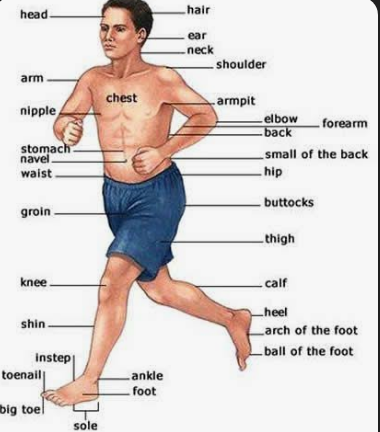
#> input picture GraphicsLab/OpenCV/test_image.png, 380 x 432 px
$ python basics.py
#> lines starting #> are read from the running program, lines starting #| are printed output that depends on the picture; after the words box and inside, x2 and y2 are one past the last pixel; in counts of white or black regions, pixels touching at a corner belong together

import cv2
import numpy as np  # For numerical operations
# Load the image (PDF page 6: Images are made of pixels in RGB, each channel 0-255)
image_path = 'test_image.png'  # Replace with your test image name if different
img = cv2.imread(image_path)  # Read the image in BGR format (OpenCV default; PDF mentions RGB, but OpenCV uses BGR internally)
#> img is the input picture: shape (432, 380, 3); mean B, G, R 212.5, 214.6, 221.4

if img is None:
    print("Error: Could not load image. Check the file path.")
    exit()

# Display original image (RGB-like structure)
cv2.imshow('Original Image (BGR)', img)
print("Original image shape:", img.shape)  # Shows height, width, channels (e.g., for RGB: 3 channels)
#| Original image shape: (432, 380, 3)

# Step 2: Convert to Grayscale (PDF page 8: Grayscale images for faster processing)
gray = cv2.cvtColor(img, cv2.COLOR_BGR2GRAY)  # Convert BGR to grayscale (single channel, 0-255)
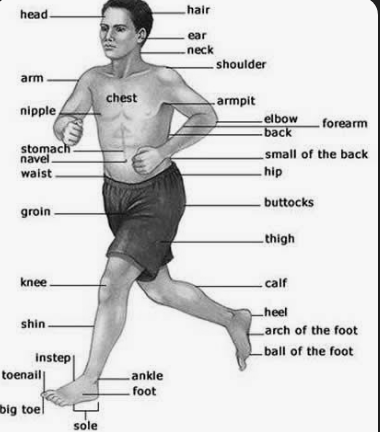
#> gray: shape (432, 380); min 0, max 247, mean 216.4
cv2.imshow('Grayscale Image', gray)
print("Grayscale image shape:", gray.shape)  # Single channel
#| Grayscale image shape: (432, 380)

# Improve brightness/contrast in grayscale (PDF page 3: Improving brightness and contrast)
# Simple brightness increase by adding a value to each pixel
brightness_factor = 50  # Adjust as needed (positive for brighter, negative for darker)
bright_gray = cv2.add(gray, brightness_factor)  # Increase brightness
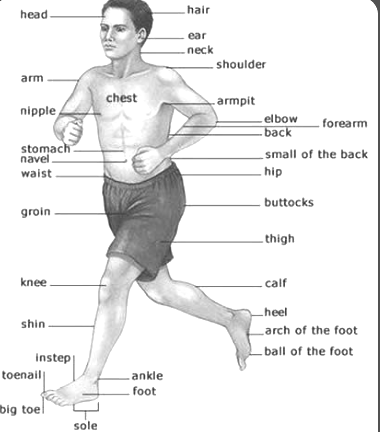
#> bright_gray: shape (432, 380); min 50, max 255, mean 236.8
cv2.imshow('Brightened Grayscale', bright_gray)

# Step 3: Convert to Binary (PDF page 9: Binary images using 0 and 1/255, often via thresholding)
# Apply threshold to create binary image (e.g., pixels > 127 become 255, others 0)
_, binary = cv2.threshold(gray, 127, 255, cv2.THRESH_BINARY)  # Thresholding for binary
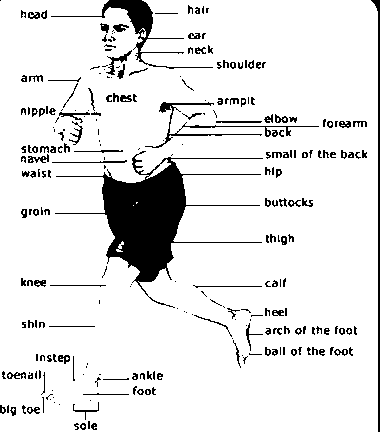
#> binary: shape (432, 380); 90% white; 267 black regions (125 under 20 px), largest, box (x1, y1, x2, y2) and area: (55, 151, 263, 308) 7356, (51, 0, 213, 69) 1245, (371, 0, 380, 432) 899
cv2.imshow('Binary Image', binary)

# Step 4: Filtering (PDF page 3: Filtering as an example algorithm)
# Apply a simple blur filter to reduce noise
blurred = cv2.GaussianBlur(img, (5, 5), 0)  # Gaussian blur with 5x5 kernel
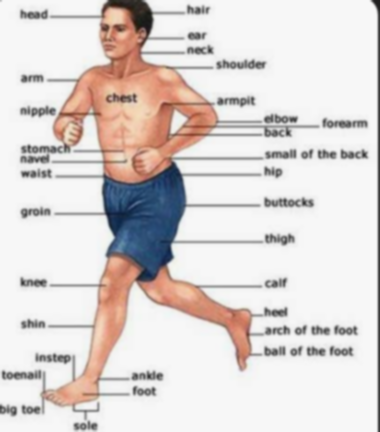
#> blurred: shape (432, 380, 3); mean B, G, R 212.5, 214.6, 221.5
cv2.imshow('Filtered (Blurred) Image', blurred)

# Edge Detection
# Use Canny edge detector on grayscale image
edges = cv2.Canny(gray, 100, 200)  # Thresholds for edge strength
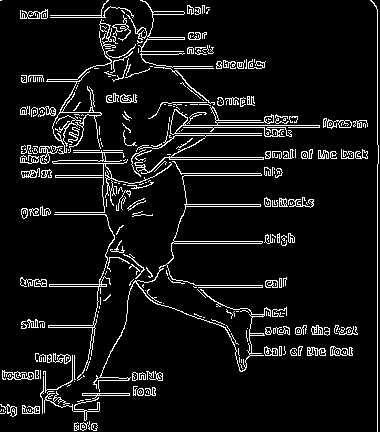
#> edges: shape (432, 380); 7.6% white in thin lines or dots
cv2.imshow('Edges Detected', edges)

# Step 6: Object Detection Example (PDF page 3: Detecting specific objects; simple contour detection here)
# Find contours in binary image (basic shape detection)
contours, _ = cv2.findContours(binary, cv2.RETR_EXTERNAL, cv2.CHAIN_APPROX_SIMPLE)
#> contours = 3 contours, 2 with area under 20; largest, box (x1, y1, x2, y2) and area: (0, 0, 378, 432) 161009
# Draw contours on original image copy
img_contours = img.copy()
cv2.drawContours(img_contours, contours, -1, (0, 255, 0), 3)
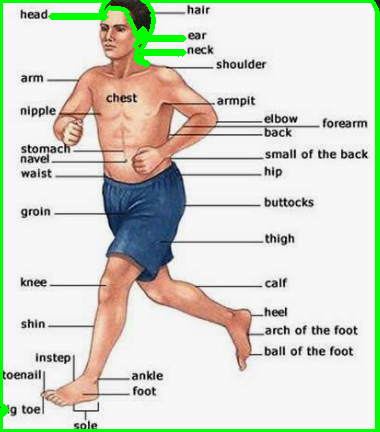
#> img_contours: shape (432, 380, 3); 4.54% of pixels changed, all inside (x1, y1, x2, y2) = (0, 0, 380, 432)
cv2.imshow('Image with Contours (Object Detection)', img_contours)
print("Number of detected contours (objects):", len(contours))
#| Number of detected contours (objects): 3


cv2.waitKey(0)
cv2.destroyAllWindows()


cv2.imwrite('grayscale_output.png', gray)
cv2.imwrite('binary_output.png', binary)
cv2.imwrite('edges_output.png', edges)
print("Processed images saved.")
